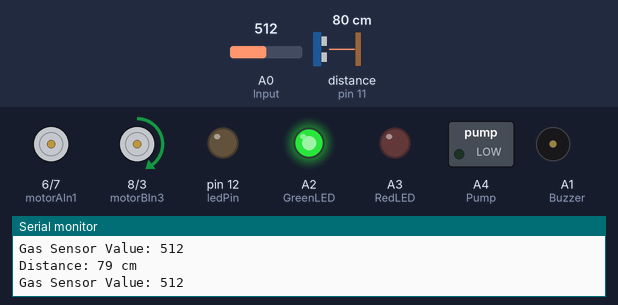
The sketch below on a simulated Arduino Uno, built with avr-gcc and run on an emulated ATmega328P. Parts: motor-driver pin pairs drawn as motors (green arrow = first pin HIGH = forward, orange = second pin HIGH = backward, longer = more drive, scaled by the enable pin), switched loads named in the sketch (green lamp = pin HIGH), output pins drawn as LEDs (lit = HIGH), buzzer (waves = sounding, pin HIGH), the last lines printed to the serial monitor. Wiring (inferred from the names in the program): ultrasonic range finder: trigger pin 9; echo pin 11. The inputs (shaded band) are chosen by the test bench; at power-on: distance to the obstacle (sensor on pin 11) 80 cm, A0 (Input) = 512. The echo pulse lasts 58.3 µs per cm; pins used as bus, display or sensor lines are not drawn.

Above: at 1.2 s.
1.3 s: distance to the obstacle (sensor on pin 11) set to 7 cm
2.8 s: distance to the obstacle (sensor on pin 11) set to 4 cm
At 4.1 s:
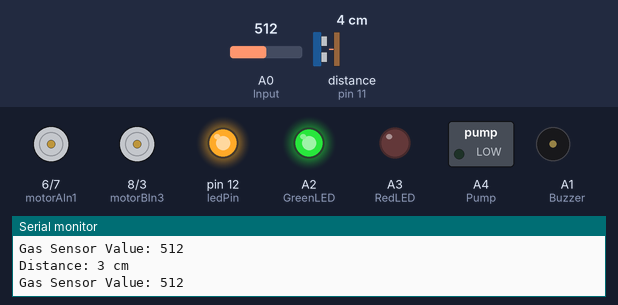
4.4 s: A0 (Input) set to 584
5.9 s: A0 (Input) set to 606
At 6.8 s:
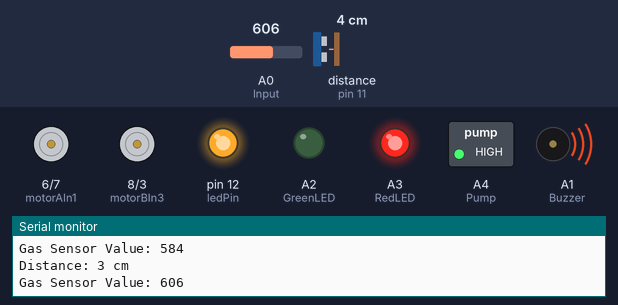
At 11.8 s:
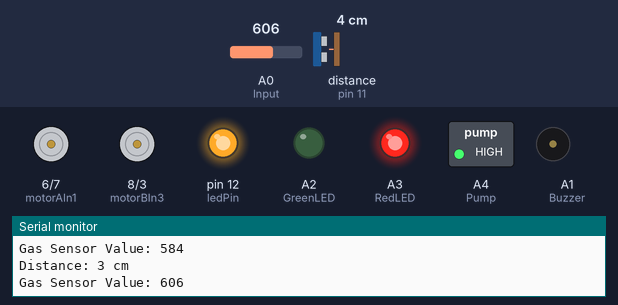
Timing chart, 0 to 23.5 s (numbered marks = the images above; inputs shaded):
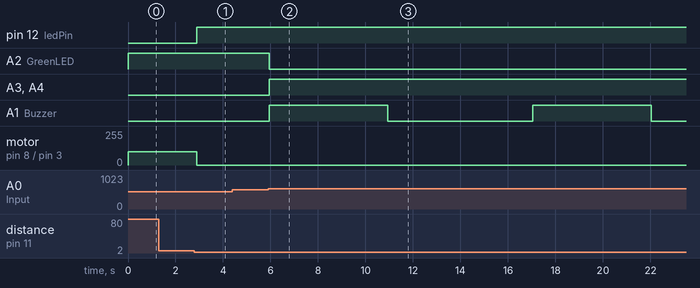

The sketch:

fire_fighting_truck.ino
```cpp
// Pins for Motor A
const int motorAIn1 = 6;
const int motorAIn2 = 7;
const int motorAEnable = 2; // PWM pin for Motor A

// Pins for Motor B
const int motorBIn3 = 8;
const int motorBIn4 = 3;
const int motorBEnable = 10; // PWM pin for Motor B

// Pins for Ultrasonic Sensor
const int trigPin = 9;
const int echoPin = 11;
const int ledPin = 12; // LED to indicate obstacle proximity

// Pins for Input and Indicators (LEDs, Buzzer)
int Input = A0;             // MQ2 sensor input
int Buzzer = A1;
int GreenLED = A2;
int RedLED = A3;
int Pump = A4;              // Pump control pin

// Threshold values
const int thresholdDistance = 5;  // Adjust this value for testing
const int MAX = 600;             // MQ2 gas sensor threshold

void setup() {
  Serial.begin(9600);

  pinMode(trigPin, OUTPUT);
  pinMode(echoPin, INPUT);
  pinMode(ledPin, OUTPUT);

  pinMode(Input, INPUT);
  pinMode(RedLED, OUTPUT);
  pinMode(GreenLED, OUTPUT);
  pinMode(Buzzer, OUTPUT);
  pinMode(Pump, OUTPUT);          // Pump control

  pinMode(motorAIn1, OUTPUT);
  pinMode(motorAIn2, OUTPUT);
  pinMode(motorAEnable, OUTPUT);
  pinMode(motorBIn3, OUTPUT);
  pinMode(motorBIn4, OUTPUT);
  pinMode(motorBEnable, OUTPUT);

  stopMotors();
  digitalWrite(Pump, LOW); // Ensure pump is off at start
}

void loop() {
  long distance = getDistance();

  Serial.print("Distance: ");
  Serial.print(distance);
  Serial.println(" cm");

  if (distance > 0) {
    if (distance < thresholdDistance) {
      digitalWrite(ledPin, HIGH);
      stopMotors();
    } else {
      digitalWrite(ledPin, LOW);
      moveForward(100);
    }
  } else {
    digitalWrite(ledPin, LOW);
    stopMotors();
  }

  // Read gas sensor value
  int value = analogRead(Input);
  Serial.print("Gas Sensor Value: ");
  Serial.println(value);

  if (value >= MAX) {
    digitalWrite(GreenLED, LOW);
    digitalWrite(RedLED, HIGH);
    digitalWrite(Buzzer, HIGH);
    digitalWrite(Pump, HIGH); // Turn on pump
    delay(5000);
    digitalWrite(Buzzer, LOW);
    delay(6000);
  } else {
    digitalWrite(RedLED, LOW);
    digitalWrite(Buzzer, LOW);
    digitalWrite(Pump, LOW); // Turn off pump
    digitalWrite(GreenLED, HIGH);
  }

  delay(100);
}

long getDistance() {
  digitalWrite(trigPin, LOW);
  delayMicroseconds(2);
  digitalWrite(trigPin, HIGH);
  delayMicroseconds(10);
  digitalWrite(trigPin, LOW);

  long duration = pulseIn(echoPin, HIGH);
  long distance = (duration * 0.0344) / 2;

  if (distance > 0 && distance < 400) {
    return distance;
  } else {
    return -1;
  }
}

void moveForward(int speed) {
  digitalWrite(motorAIn1, HIGH);
  digitalWrite(motorAIn2, LOW);
  analogWrite(motorAEnable, speed);

  digitalWrite(motorBIn3, HIGH);
  digitalWrite(motorBIn4, LOW);
  analogWrite(motorBEnable, speed);
}

void stopMotors() {
  digitalWrite(motorAIn1, LOW);
  digitalWrite(motorAIn2, LOW);
  analogWrite(motorAEnable, 0);

  digitalWrite(motorBIn3, LOW);
  digitalWrite(motorBIn4, LOW);
  analogWrite(motorBEnable, 0);
}

void moveBackward(int speed) {
  digitalWrite(motorAIn1, LOW);
  digitalWrite(motorAIn2, HIGH);
  analogWrite(motorAEnable, speed);

  digitalWrite(motorBIn3, LOW);
  digitalWrite(motorBIn4, HIGH);
  analogWrite(motorBEnable, speed);
}

void turnLeft(int speed) {
  digitalWrite(motorAIn1, LOW);
  digitalWrite(motorAIn2, HIGH);
  analogWrite(motorAEnable, speed);

  digitalWrite(motorBIn3, HIGH);
  digitalWrite(motorBIn4, LOW);
  analogWrite(motorBEnable, speed);
}

void turnRight(int speed) {
  digitalWrite(motorAIn1, HIGH);
  digitalWrite(motorAIn2, LOW);
  analogWrite(motorAEnable, speed);

  digitalWrite(motorBIn3, LOW);
  digitalWrite(motorBIn4, HIGH);
  analogWrite(motorBEnable, speed);
}
```

Measured:
- the behaviour switches between 6 and 5 cm on distance to the obstacle (sensor on pin 11) (found by bisection; images 0 and 1)
- the behaviour switches between 599 and 600 on A0 (Input) (found by bisection; images 1 and 2)
- after the input at 2.8 s, pin 12 (ledPin): LOW → HIGH after 0.10 s; motor on pin 8 (motorBIn3) / pin 3 (motorBIn4): forward 100/255 → stopped after 0.10 s
- after the input at 5.9 s, A2 (GreenLED): HIGH → LOW at once; A3 (RedLED), A4 (Pump): LOW → HIGH at once; A1 (Buzzer): alternates HIGH for 5.0 s and LOW for 6.1 s, starting at once
